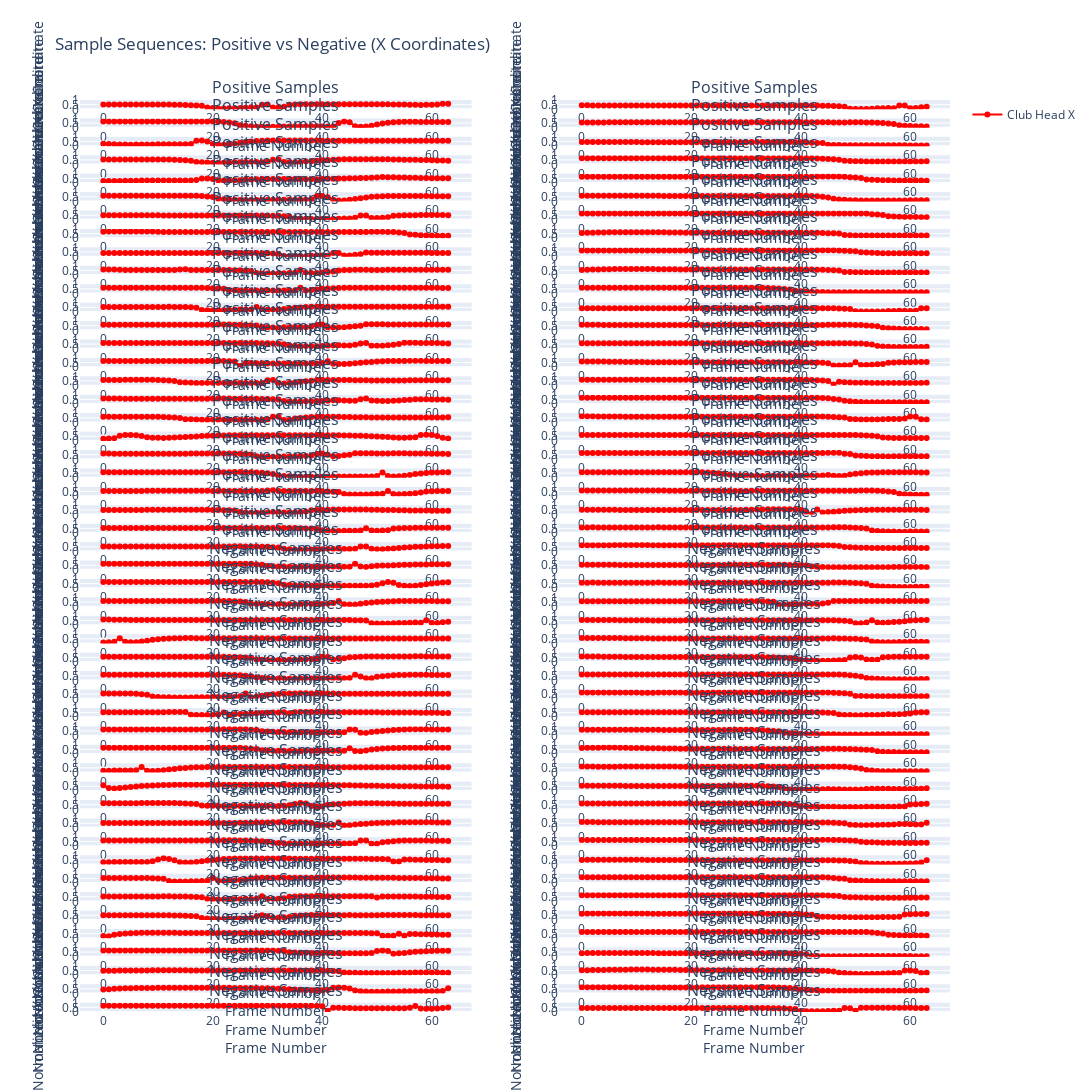

This figure's notebook cell:
### Code cell
plot_sample_sequences(balanced_sequences, balanced_labels, num_samples=50)
